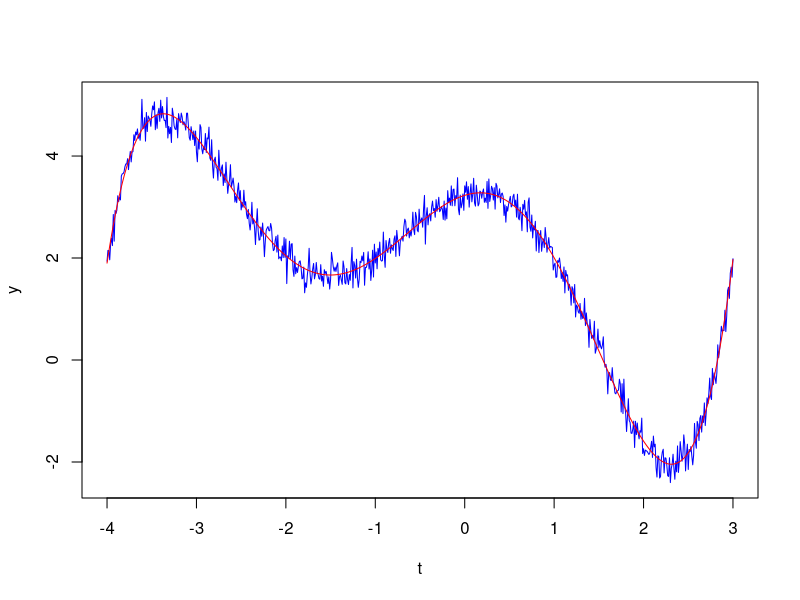
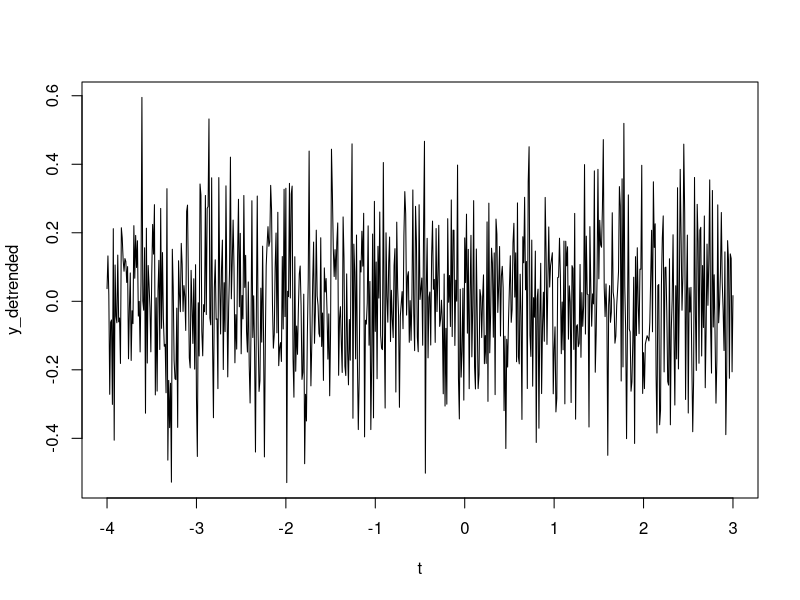

Write R code to recreate these figures, in order.
### LINEAR REGRESSION STANDALONE ########################################
# [redacted]

### INPUT: Time series with first column = time, 2nd  = data
### OUTPUT: trendline --> 1 column matrix, data values
###         y_detrended --> 1 column matrix, data values


data=read.table("Exercise3-3.txt", sep=" ")

t = as.numeric(unlist(data[1]))
y = as.numeric(unlist(data[2]))

lengthX = length(t)

#entries = matrix(1,nrow = length(t), ncol = 1)

A = matrix(1, nrow = lengthX, ncol = 10)

A [,1] = t^9
A[,2] = t^8
A[,3] = t^7
A[,4] = t^6
A[,5] = t^5
A[,6] = t^4
A[,7] = t^3
A[,8] = t^2
A[,9] = t

# Assumign P = I


# N = A'PA
N=t(A)%*%A  

#n=(A'*y)
n = t(A) %*% y

Qxx = solve(N)

#x=Qxx*n

x=Qxx%*%n

# Redundancy
r = length(y)-length(x)

#Residuals
v = (A%*%x)-y

# St.dev. of unknowns from  vtv, s_0, S_XX
vTPv = t(v) %*% v
s_0_2 = vTPv/r
s0 = s_0_2[1] # Due to numerical problem: is assigned as matrix, not scalar
S_XX= s0 * Qxx
sX = sqrt(diag(S_XX))


# Trendline
trendline= x[1]*t^9+x[2]*t^8+x[3]*t^7+x[4]*t^6+x[5]*t^5+x[6]*t^4+x[7]*t^3+x[8]*t^2+x[9]*t+x[10];


# Detrending the data
y_detrended = y-trendline; 


# PLOT Original data and trendline
plot(t,y,type="l",col="blue")
lines(t,trendline, col="red") 

# PLOT detrended data in new window
plot(t,y_detrended,type="l",col="black")
